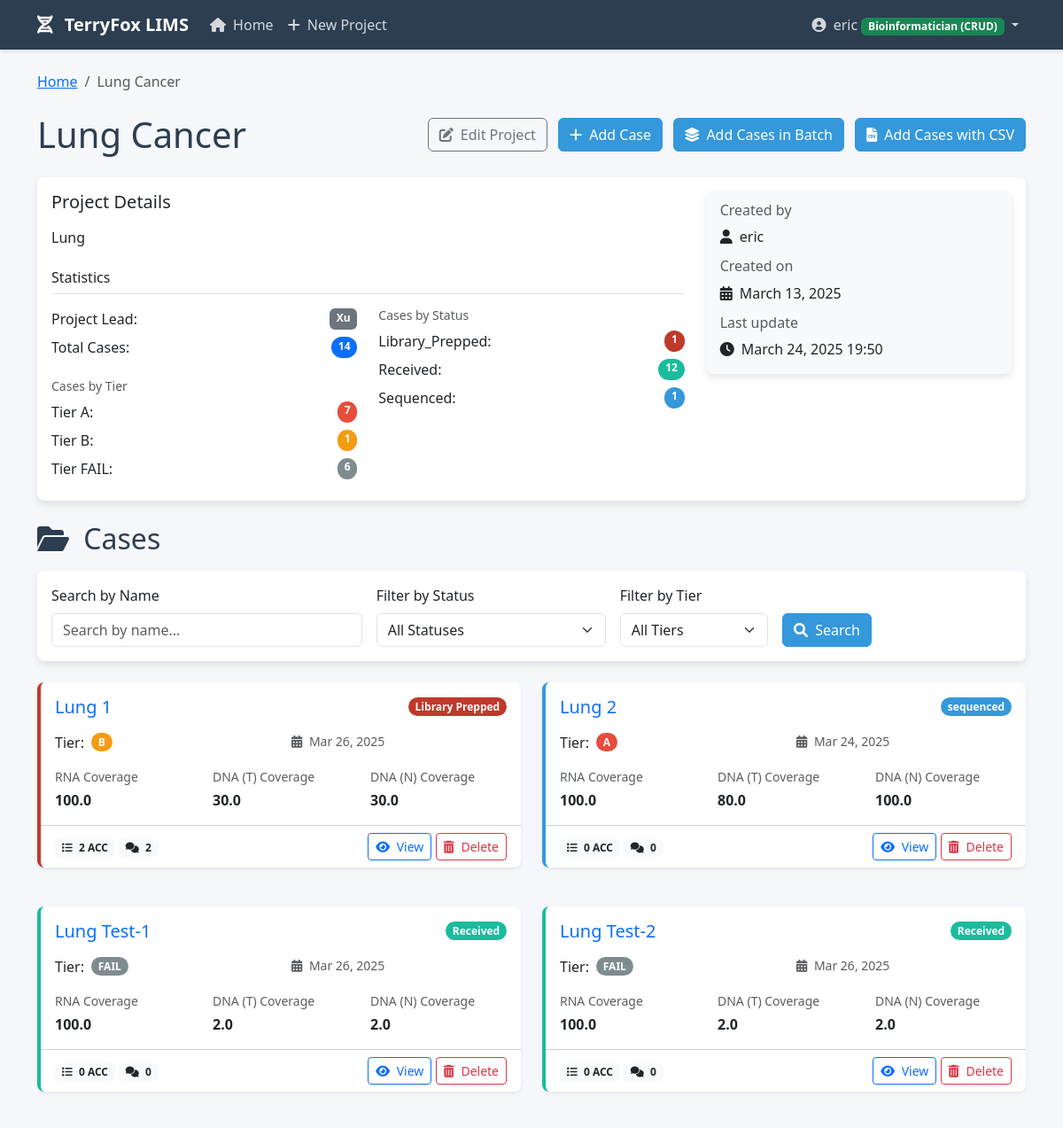
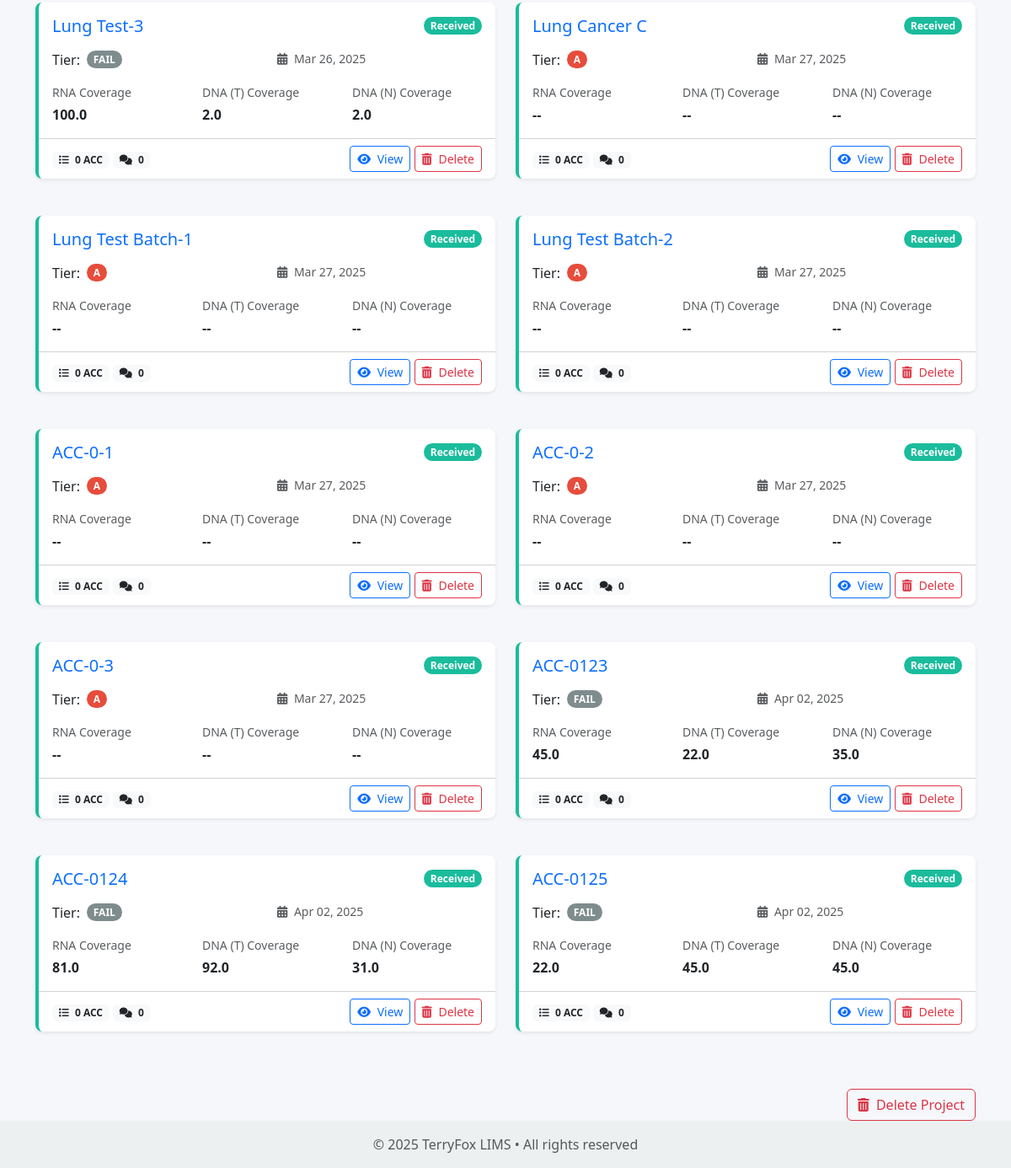
The page /projects/7/ (signed in) on the database as committed earlier (2 pictures, top to bottom).
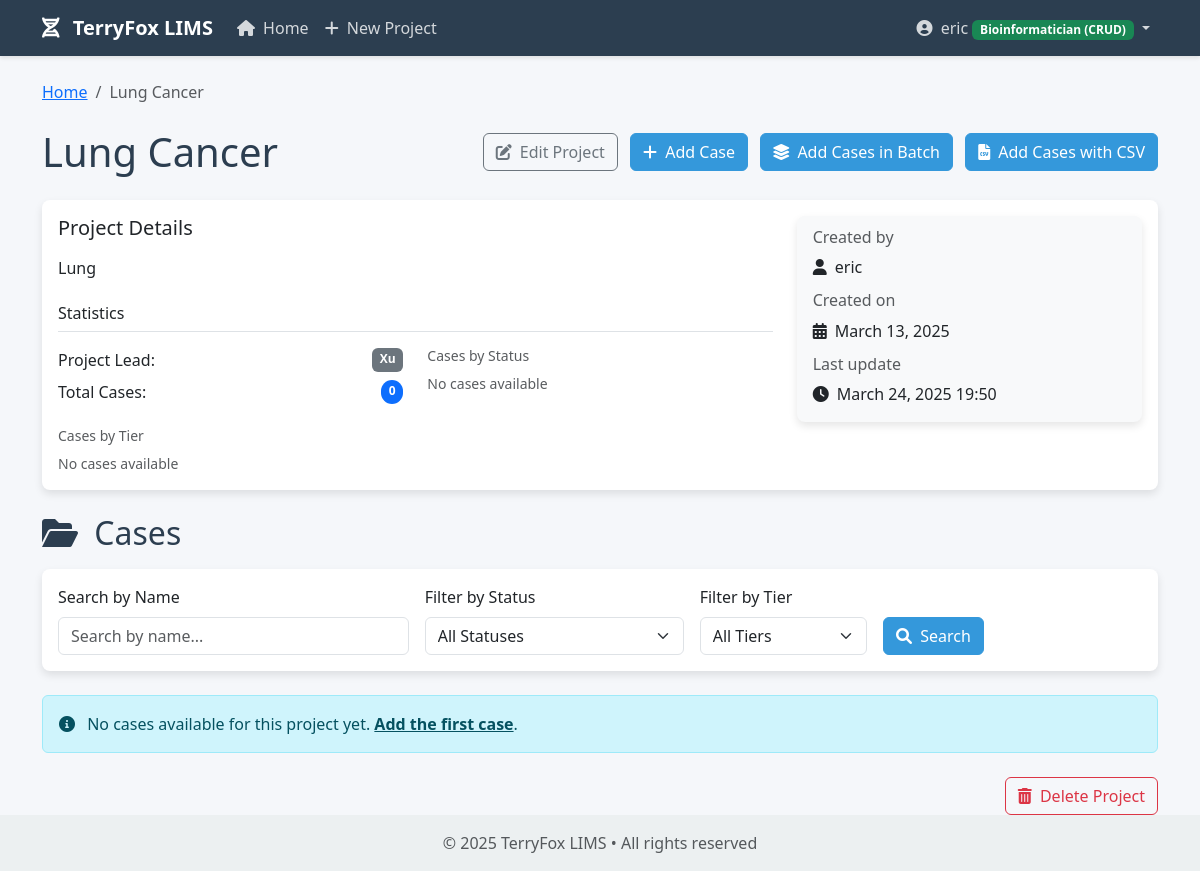
The same page on the database as committed later.
### core/models.py (models this page shows, shortened)
class Project(models.Model):
    name = models.CharField(max_length=255)
    description = models.TextField(blank=True)
    project_lead = models.ForeignKey(
        ProjectLead,
        on_delete=models.SET_NULL,
        null=True,
        blank=True,
        related_name='projects',
        verbose_name=_('Project Lead')
    )
    created_at = models.DateTimeField(auto_now_add=True)
    updated_at = models.DateTimeField(auto_now=True)
    created_by = models.ForeignKey(User, on_delete=models.CASCADE, related_name='created_projects')

class ProjectLead(models.Model):
    name = models.CharField(max_length=255, unique=True)
    def __str__(self):
        return self.name
    class Meta:
        ordering = ['name']
        verbose_name = _('Project Lead')
        verbose_name_plural = _('Project Leads')

class Case(models.Model):
    STATUS_RECEIVED = 'received'
    STATUS_LIBRARY_PREPPED = 'library_prepped'
    STATUS_TRANSFERRED = 'transferred_to_nfl'
    STATUS_BIOINFO = 'bioinfo_analysis'
    STATUS_COMPLETED = 'completed'
    STATUS_CHOICES = [
        (STATUS_RECEIVED, _('Received')),
        (STATUS_LIBRARY_PREPPED, _('Library Prepped')),
        (STATUS_TRANSFERRED, _('Transferred to NFL')),
        (STATUS_BIOINFO, _('Bioinfo Analysis')),
        (STATUS_COMPLETED, _('Completed')),
    ]
    TIER_A = 'A'
    TIER_B = 'B'
    TIER_FA = 'FAIL'
    TIER_CHOICES = [
        (TIER_A, _('A')),
        (TIER_B, _('B')),
        (TIER_FA, _('FAIL')),
    ]
    project = models.ForeignKey(Project, on_delete=models.CASCADE, related_name='cases')
    name = models.CharField(max_length=255)
    status = models.CharField(max_length=50, choices=STATUS_CHOICES, default=STATUS_RECEIVED)
    rna_coverage = models.FloatField(null=True, blank=True, verbose_name=_('RNA Coverage (M)'))
    dna_t_coverage = models.FloatField(null=True, blank=True, verbose_name=_('DNA (T) Coverage (X)'))
    dna_n_coverage = models.FloatField(null=True, blank=True, verbose_name=_('DNA (N) Coverage (X)'))
    tier = models.CharField(max_length=4, choices=TIER_CHOICES, default=TIER_A)
    created_at = models.DateTimeField(auto_now_add=True)
    updated_at = models.DateTimeField(auto_now=True)

### core/views.py (the view)
# urls.py: path('projects/<int:project_id>/', views.project_detail, name='project_detail'),
@login_required
def project_detail(request, project_id):
    project = get_object_or_404(Project, id=project_id)
    filter_form = CaseFilterForm(request.GET)
    cases = project.cases.all()
    if filter_form.is_valid():
        case_name = filter_form.cleaned_data.get('name')
        case_status = filter_form.cleaned_data.get('status')
        case_tier = filter_form.cleaned_data.get('tier')
        if case_name:
            cases = cases.filter(name__icontains=case_name)
        if case_status:
            cases = cases.filter(status=case_status)
        if case_tier:
            cases = cases.filter(tier=case_tier)
    all_cases = project.cases.all()
    total_cases = all_cases.count()
    cases_by_status = all_cases.values('status').annotate(count=Count('id'))
    cases_by_tier = all_cases.values('tier').annotate(count=Count('id'))
    can_edit = request.user.groups.filter(name='Bioinformatician').exists() or request.user.is_superuser
    return render(request, 'core/project_detail.html', {
        'project': project,
        'cases': cases,
        'total_cases': total_cases,
        'cases_by_status': cases_by_status,
        'cases_by_tier': cases_by_tier,
        'can_edit': can_edit,
        'filter_form': filter_form,
    })

### templates/core/project_detail.html (shortened to what this page needs)
{% extends 'base.html' %}
{% block content %}
<nav aria-label="breadcrumb" class="mb-4">
    <ol class="breadcrumb">
        <li class="breadcrumb-item"><a href="{% url 'home' %}">Home</a></li>
        <li class="breadcrumb-item active">{{ project.name }}</li>
    </ol>
</nav>
<div class="d-flex justify-content-between align-items-center mb-4">
    <h1 class="mb-0">{{ project.name }}</h1>
    <div>
        {% if can_edit %}
        <a href="{% url 'project_update' project_id=project.id %}" class="btn btn-outline-secondary me-2">
            <i class="fas fa-edit me-1"></i> Edit Project
        </a>
        <a href="{% url 'case_create' project_id=project.id %}" class="btn btn-primary me-2">
            <i class="fas fa-plus me-1"></i> Add Case
        </a>
        <a href="{% url 'batch_case_create' project_id=project.id %}" class="btn btn-primary me-2">
            <i class="fas fa-layer-group me-1"></i> Add Cases in Batch
        </a>
        <a href="{% url 'csv_case_import' project_id=project.id %}" class="btn btn-primary">
            <i class="fas fa-file-csv me-1"></i> Add Cases with CSV
        </a>
        {% endif %}
    </div>
</div>
<div class="card mb-4">
    <div class="card-body">
        <div class="row">
            <div class="col-md-8">
                <h5 class="card-title mb-3">Project Details</h5>
                <p>
                    {% if project.description %}
                        {{ project.description }}
                    {% else %}
                        <em>No description provided</em>
                    {% endif %}
                </p>
                <div class="mt-4">
                    <h6 class="border-bottom pb-2">Statistics</h6>
                    <div class="row mt-3">
                        <div class="col-md-6">
                            <div class="d-flex justify-content-between mb-2">
                                <span>Project Lead:</span>
                                <span class="badge bg-secondary">{{ project.project_lead|default:"Not specified" }}</span>
                            </div>
                            <div class="d-flex justify-content-between mb-2">
                                <span>Total Cases:</span>
                                <span class="badge bg-primary rounded-pill">{{ total_cases }}</span>
                            </div>
                            <h6 class="small text-muted mb-2 mt-4">Cases by Tier</h6>
                            {% for tier_stat in cases_by_tier %}
                                <div class="d-flex justify-content-between mb-2">
                                    <span>Tier {{ tier_stat.tier }}:</span>
                                    <span class="badge badge-{{ tier_stat.tier }} rounded-pill">{{ tier_stat.count }}</span>
                                </div>
                            {% empty %}
                                <div class="small text-muted">No cases available</div>
                            {% endfor %}
                        </div>
                        <div class="col-md-6">
                            <h6 class="small text-muted mb-2">Cases by Status</h6>
                            {% for status_stat in cases_by_status %}
                                <div class="d-flex justify-content-between mb-2">
                                    <span>{{ status_stat.status|title }}:</span>
                                    <span class="badge badge-{{ status_stat.status }} rounded-pill">{{ status_stat.count }}</span>
                                </div>
                            {% empty %}
                                <div class="small text-muted">No cases available</div>
                            {% endfor %}
                        </div>
                    </div>
                </div>
            </div>
            <div class="col-md-4">
                <div class="card bg-light">
                    <div class="card-body">
                        <h6 class="card-subtitle mb-2 text-muted">Created by</h6>
                        <p class="card-text">
                            <i class="fas fa-user me-1"></i> {{ project.created_by.get_full_name|default:project.created_by.username }}
                        </p>
                        <h6 class="card-subtitle mb-2 text-muted">Created on</h6>
                        <p class="card-text">
                            <i class="fas fa-calendar-alt me-1"></i> {{ project.created_at|date:"F d, Y" }}
                        </p>
                        <h6 class="card-subtitle mb-2 text-muted">Last update</h6>
                        <p class="card-text mb-0">
                            <i class="fas fa-clock me-1"></i> {{ project.updated_at|date:"F d, Y H:i" }}
                        </p>
                    </div>
                </div>
            </div>
        </div>
    </div>
</div>
<h2 class="mb-3"><i class="fas fa-folder-open me-2"></i> Cases
</h2>
<div class="card mb-4">
    <div class="card-body">
        <form method="get" class="row g-3 align-items-end">
            <div class="col-md-4">
                <label for="{{ filter_form.name.id_for_label }}" class="form-label">Search by Name</label>
                {{ filter_form.name }}
            </div>
            <div class="col-md-3">
                <label for="{{ filter_form.status.id_for_label }}" class="form-label">Filter by Status</label>
                {{ filter_form.status }}
            </div>
            <div class="col-md-2">
                <label for="{{ filter_form.tier.id_for_label }}" class="form-label">Filter by Tier</label>
                {{ filter_form.tier }}
            </div>
            <div class="col-md-auto">
                <div>
                    <button type="submit" class="btn btn-primary">
                        <i class="fas fa-search me-1"></i> Search
                    </button>
                </div>
            </div>
        </form>
    </div>
</div>
{% if cases %}
    <div class="row">
        {% for case in cases %}
            <div class="col-md-6 mb-4">
                <div class="card case-card case-{{ case.status }} shadow-sm">
                    <div class="card-body">
                        <div class="d-flex justify-content-between align-items-center mb-3">
                            <h5 class="card-title mb-0">
                                <a href="{% url 'case_detail' case_id=case.id %}" class="text-decoration-none">
                                    {{ case.name }}
                                </a>
                            </h5>
                            <span class="badge badge-{{ case.status }} rounded-pill">
                                {{ case.get_status_display }}
                            </span>
                        </div>
                        <div class="row mb-3">
                            <div class="col-6">
                                <div class="d-flex align-items-center">
                                    <span class="me-2">Tier:</span>
                                    <span class="badge badge-{{ case.tier }} rounded-pill">{{ case.tier }}</span>
                                </div>
                            </div>
                            <div class="col-6">
                                <div class="small text-muted">
                                    <i class="fas fa-calendar-alt me-1"></i> {{ case.updated_at|date:"M d, Y" }}
                                </div>
                            </div>
                        </div>
                        <div class="row">
                            <div class="col-md-4">
                                <small class="d-block text-muted mb-1">RNA Coverage</small>
                                <span class="fw-bold">{{ case.rna_coverage|default:"--" }}</span>
                            </div>
                            <div class="col-md-4">
                                <small class="d-block text-muted mb-1">DNA (T) Coverage</small>
                                <span class="fw-bold">{{ case.dna_t_coverage|default:"--" }}</span>
                            </div>
                            <div class="col-md-4">
                                <small class="d-block text-muted mb-1">DNA (N) Coverage</small>
                                <span class="fw-bold">{{ case.dna_n_coverage|default:"--" }}</span>
                            </div>
                        </div>
                    </div>
                    <div class="card-footer bg-transparent d-flex justify-content-between align-items-center">
                        <div>
                            <span class="badge bg-light text-dark">
                                <i class="fas fa-list me-1"></i> {{ case.accessions.count }} ACC
                            </span>
                            <span class="badge bg-light text-dark">
                                <i class="fas fa-comments me-1"></i> {{ case.comments.count }}
                            </span>
                        </div>
                        <div>
                            <a href="{% url 'case_detail' case_id=case.id %}" class="btn btn-sm btn-outline-primary">
                                <i class="fas fa-eye me-1"></i> View
                            </a>
                            {% if can_edit %}
                            <a href="{% url 'case_delete' case_id=case.id %}" class="btn btn-sm btn-outline-danger">
                                <i class="fas fa-trash-alt me-1"></i> Delete
                            </a>
                            {% endif %}
                        </div>
                    </div>
                </div>
            </div>
        {% endfor %}
    </div>
{% else %}
    <div class="alert alert-info" role="alert">
        <i class="fas fa-info-circle me-2"></i> No cases available for this project yet.
        {% if can_edit %}
            <a href="{% url 'case_create' project_id=project.id %}" class="alert-link">Add the first case</a>.
        {% endif %}
    </div>
{% endif %}
{% if can_edit %}
<div class="text-end mt-4">
    <a href="{% url 'project_delete' project_id=project.id %}" class="btn btn-outline-danger">
        <i class="fas fa-trash-alt me-1"></i> Delete Project
    </a>
</div>
{% endif %}
{% endblock %}

### templates/base.html (shortened to what this page needs)
<!DOCTYPE html>
<html lang="en">
<head>
    <link href="https://cdn.jsdelivr.net/npm/bootstrap@5.3.0/dist/css/bootstrap.min.css" rel="stylesheet">
    <link rel="stylesheet" href="https://cdnjs.cloudflare.com/ajax/libs/font-awesome/6.0.0/css/all.min.css">
</head>
<body>
    <nav class="navbar navbar-expand-lg navbar-dark bg-dark mb-4">
        <div class="container">
            <a class="navbar-brand" href="{% url 'home' %}">
                <i class="fas fa-dna me-2"></i> TerryFox LIMS
            </a>
            <div class="collapse navbar-collapse" id="navbarNav">
                <ul class="navbar-nav me-auto">
                    <li class="nav-item">
                        <a class="nav-link" href="{% url 'home' %}">
                            <i class="fas fa-home me-1"></i> Home
                        </a>
                    </li>
                    {% if user.is_superuser or user.groups.all.0.name == 'Bioinformatician' %}
                    <li class="nav-item">
                        <a class="nav-link" href="{% url 'project_create' %}">
                            <i class="fas fa-plus me-1"></i> New Project
                        </a>
                    </li>
                    {% endif %}
                </ul>
                <ul class="navbar-nav">
                    {% if user.is_authenticated %}
                    <li class="nav-item dropdown">
                        <a class="nav-link dropdown-toggle" href="#" id="userDropdown" role="button" data-bs-toggle="dropdown">
                            <i class="fas fa-user-circle me-1"></i> {{ user.username }}
                            {% if user.is_superuser %}
                                <span class="badge bg-danger">Admin</span>
                            {% elif user.groups.all.0.name == 'PI' %}
                                <span class="badge bg-primary">PI (View Only)</span>
                            {% elif user.groups.all.0.name == 'Bioinformatician' %}
                                <span class="badge bg-success">Bioinformatician (CRUD)</span>
                            {% endif %}
                        </a>
                    </li>
                    {% else %}
                    <li class="nav-item">
                        <a class="nav-link" href="{% url 'login' %}">
                            <i class="fas fa-sign-in-alt me-1"></i> Login
                        </a>
                    </li>
                    {% endif %}
                </ul>
            </div>
        </div>
    </nav>
    <div class="container">
        {% block content %}{% endblock %}
    </div>
    <footer class="footer mt-auto py-3">
        <div class="container text-center">
            <span class="text-muted">© {% now "Y" %} TerryFox LIMS • All rights reserved</span>
        </div>
    </footer>
</body>
</html>

Rows that differ between the two databases and show on the page:
removed Case: name "Lung 1", status "Library Prepped", tier "B", updated_at "Mar 26, 2025", rna_coverage "100.0", dna_t_coverage "30.0", dna_n_coverage "30.0", accessions.count "2", comments.count "2"
removed Case: name "Lung 2", status "sequenced", tier "A", updated_at "Mar 24, 2025", rna_coverage "100.0", dna_t_coverage "80.0", dna_n_coverage "100.0", accessions.count "0", comments.count "0"
removed Case: name "Lung Test-1", status "Received", tier "FAIL", updated_at "Mar 26, 2025", rna_coverage "100.0", dna_t_coverage "2.0", dna_n_coverage "2.0", accessions.count "0", comments.count "0"
removed Case: name "Lung Test-2", status "Received", tier "FAIL", updated_at "Mar 26, 2025", rna_coverage "100.0", dna_t_coverage "2.0", dna_n_coverage "2.0", accessions.count "0", comments.count "0"
removed Case: name "Lung Test-3", status "Received", tier "FAIL", updated_at "Mar 26, 2025", rna_coverage "100.0", dna_t_coverage "2.0", dna_n_coverage "2.0", accessions.count "0", comments.count "0"
removed Case: name "Lung Cancer C", status "Received", tier "A", updated_at "Mar 27, 2025", rna_coverage "--", dna_t_coverage "--", dna_n_coverage "--", accessions.count "0", comments.count "0"
removed Case: name "Lung Test Batch-1", status "Received", tier "A", updated_at "Mar 27, 2025", rna_coverage "--", dna_t_coverage "--", dna_n_coverage "--", accessions.count "0", comments.count "0"
removed Case: name "Lung Test Batch-2", status "Received", tier "A", updated_at "Mar 27, 2025", rna_coverage "--", dna_t_coverage "--", dna_n_coverage "--", accessions.count "0", comments.count "0"
removed Case: name "ACC-0-1", status "Received", tier "A", updated_at "Mar 27, 2025", rna_coverage "--", dna_t_coverage "--", dna_n_coverage "--", accessions.count "0", comments.count "0"
removed Case: name "ACC-0-2", status "Received", tier "A", updated_at "Mar 27, 2025", rna_coverage "--", dna_t_coverage "--", dna_n_coverage "--", accessions.count "0", comments.count "0"
removed Case: name "ACC-0-3", status "Received", tier "A", updated_at "Mar 27, 2025", rna_coverage "--", dna_t_coverage "--", dna_n_coverage "--", accessions.count "0", comments.count "0"
removed Case: name "ACC-0123", status "Received", tier "FAIL", updated_at "Apr 02, 2025", rna_coverage "45.0", dna_t_coverage "22.0", dna_n_coverage "35.0", accessions.count "0", comments.count "0"
removed Case: name "ACC-0124", status "Received", tier "FAIL", updated_at "Apr 02, 2025", rna_coverage "81.0", dna_t_coverage "92.0", dna_n_coverage "31.0", accessions.count "0", comments.count "0"
removed Case: name "ACC-0125", status "Received", tier "FAIL", updated_at "Apr 02, 2025", rna_coverage "22.0", dna_t_coverage "45.0", dna_n_coverage "45.0", accessions.count "0", comments.count "0"
Other text that changed with them:
{{ total_cases }}: "14" → "0"
text now shown: "No cases available No cases available No cases available for this project yet. Add the first case ."
list line gone: "Tier A : 7"
list line gone: "Tier B : 1"
list line gone: "Tier FAIL : 6"
list line gone: "Library_Prepped : 1"
list line gone: "Received : 12"
list line gone: "Sequenced : 1"
